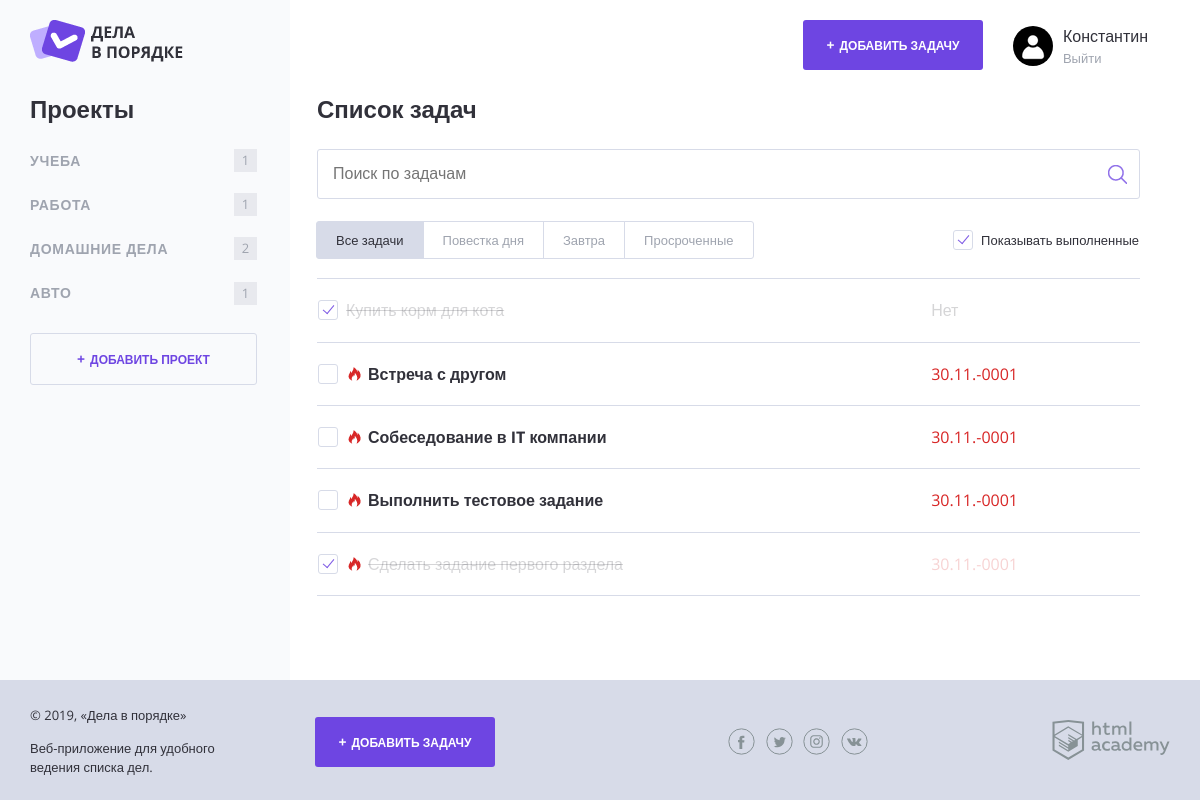
Before: / with the older database file.
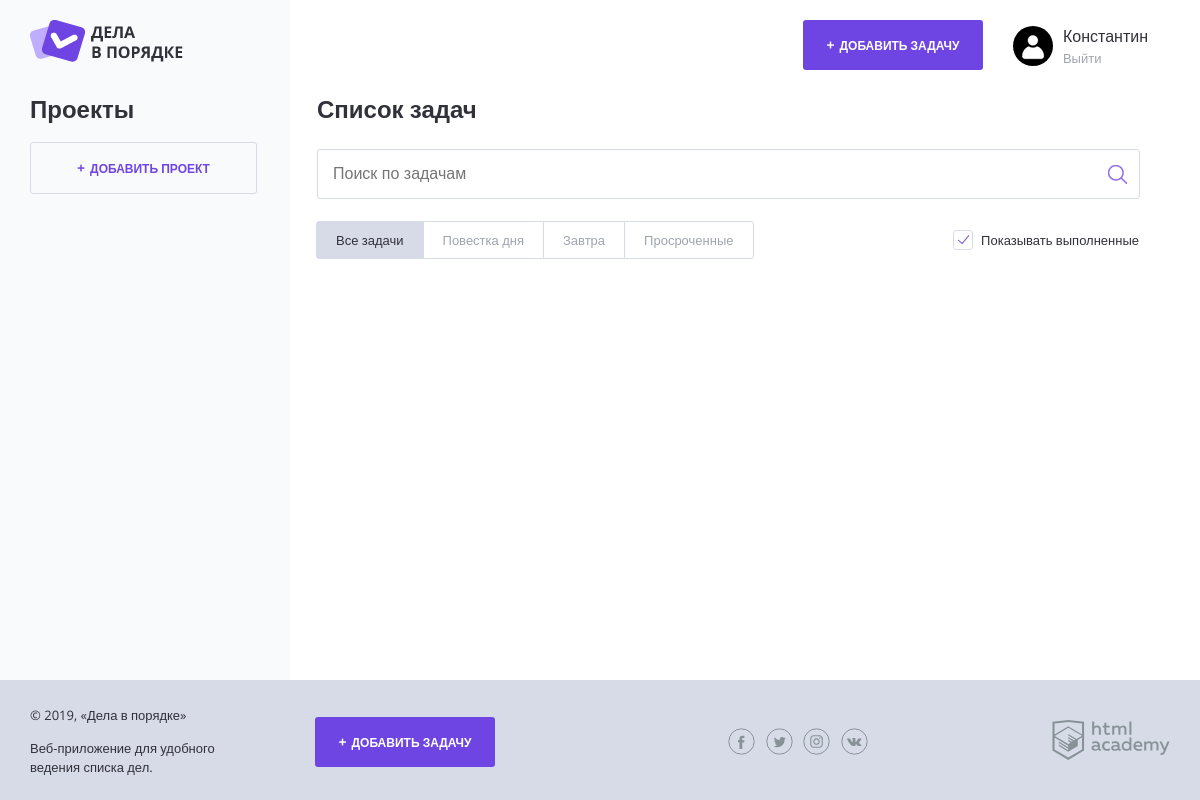
After: the same page with the newer database file.
### tables this page shows
CREATE TABLE tasks (
task_id INT UNSIGNED NOT NULL AUTO_INCREMENT PRIMARY KEY,
create_date DATETIME NOT NULL DEFAULT CURRENT_TIMESTAMP,
execution_date DATETIME,
status TINYINT UNSIGNED DEFAULT 0 NOT NULL,
name VARCHAR(255) NOT NULL,
file VARCHAR(255),
deadline DATETIME,
user_id INT UNSIGNED NOT NULL,
project_id INT UNSIGNED,
FOREIGN KEY (user_id) REFERENCES users (user_id),
FOREIGN KEY (project_id) REFERENCES projects (project_id),
FULLTEXT INDEX name (name)
);

### functions.php (called while the page is built, shortened)
<?php
function include_template($name, $data) {
    $name = 'templates/' . $name;
    extract($data);
    require $name;
    $result = ob_get_clean();
    return $result;
}
function check_time ($execution_date) {
    if ($execution_date === "Нет") {
        return false;
    };
    $task_date = strtotime($execution_date);
    $now = time();
    $date_diff = $task_date - $now;
    $hour_diff = floor($date_diff/3600);
    return true;
}
?>

### templates/index.php (the view, shortened to what this page needs)
<h2 class="content__main-heading">Список задач</h2>
<form class="search-form" action="index.php" method="post">
    <input class="search-form__input" type="text" name="" value="" placeholder="Поиск по задачам">
    <input class="search-form__submit" type="submit" name="" value="Искать">
</form>
<div class="tasks-controls">
    <nav class="tasks-switch">
        <a href="/" class="tasks-switch__item tasks-switch__item--active">Все задачи</a>
        <a href="/" class="tasks-switch__item">Повестка дня</a>
        <a href="/" class="tasks-switch__item">Завтра</a>
        <a href="/" class="tasks-switch__item">Просроченные</a>
    </nav>
    <label class="checkbox">
        <span class="checkbox__text">Показывать выполненные</span>
    </label>
</div>
<table class="tasks">
<?php foreach ($tasks as $key => $value):?>
    <?php if ($value['execution_date'] === null) {
            $value['execution_date'] = "Нет";
        } else {
            $value['execution_date'] = date("d.m.Y", strtotime($value['execution_date']));
        }?>
    <?php if ($show_complete_tasks === 1 or ($show_complete_tasks === 0 and $value["status"] !== "1")):?>
<tr class="tasks__item task <?php if($value["status"] === "1"):?> task--completed <?php endif;?><?php if (check_time($value["execution_date"])): ?>task--important<?php endif;?>">
        <td class="task__select">
            <label class="checkbox task__checkbox">
                <span class="checkbox__text"><?=htmlspecialchars($value["name"]);?></span>
            </label>
        </td>
        <td class="task__date"><?=$value["execution_date"];?></td>
        <td class="task__controls"></td>
    </tr>
    <?php endif; ?>
<?php endforeach; ?>
</table>

### templates/layout.php (shortened to what this page needs)
<!DOCTYPE html>
<html lang="ru">
<head>
    <link rel="stylesheet" href="css/normalize.css">
    <link rel="stylesheet" href="css/style.css">
    <link rel="stylesheet" href="css/flatpickr.min.css">
</head>
<body>
<div class="page-wrapper">
    <div class="container container--with-sidebar">
        <header class="main-header">
            <a href="/">
                <img src="img/logo.png" width="153" height="42" alt="Логотип Дела в порядке">
            </a>
            <div class="main-header__side">
                <a class="main-header__side-item button button--plus open-modal" href="pages/form-task.html">Добавить задачу</a>
                <div class="main-header__side-item user-menu">
                    <div class="user-menu__image">
                        <img src="img/user.png" width="40" height="40" alt="Пользователь">
                    </div>
                    <div class="user-menu__data">
                        <p><?=htmlspecialchars($username)?></p>
                        <a href="#">Выйти</a>
                    </div>
                </div>
            </div>
        </header>
        <div class="content">
            <section class="content__side">
                <h2 class="content__side-heading">Проекты</h2>
                <nav class="main-navigation">
                    <ul class="main-navigation__list">
                    <?php foreach($projects as $key => $value): ?>
                        <li class="main-navigation__list-item">
                            <a class="main-navigation__list-item-link" href="#"><?=htmlspecialchars($value["p_name"]);?></a>
                            <span class="main-navigation__list-item-count"><?= $value["p_count"];?></span>
                        </li>
                    <? endforeach; ?>
                    </ul>
                </nav>
                <a class="button button--transparent button--plus content__side-button"
                   href="pages/form-project.html" target="project_add">Добавить проект</a>
            </section>
            <main class="content__main"><?=$content?></main>
        </div>
    </div>
</div>
<footer class="main-footer">
    <div class="container">
        <div class="main-footer__copyright">
            <p>© 2019, «Дела в порядке»</p>
            <p>Веб-приложение для удобного ведения списка дел.</p>
        </div>
        <a class="main-footer__button button button--plus" href="pages/form-task.html">Добавить задачу</a>
        <div class="main-footer__social social">
            <a class="social__link social__link--facebook" href="#">
            </a>
            <a class="social__link social__link--twitter" href="#">
            </a>
            <a class="social__link social__link--instagram" href="#">
            </a>
            <a class="social__link social__link--vkontakte" href="#">
            </a>
        </div>
        <div class="main-footer__developed-by">
            <a href="https://htmlacademy.ru/intensive/php">
                <img src="img/htmlacademy.svg" alt="HTML Academy" width="118" height="40">
            </a>
        </div>
    </div>
</footer>
</body>
</html>

### index.php (shortened to what this page needs)
<?php
require_once("init.php");
$result = mysqli_query($connect, "SELECT p.name AS p_name, COUNT(t.project_id) AS p_count FROM projects p
    LEFT JOIN tasks t ON t.project_id = p.project_id WHERE p.user_id = 1 GROUP BY t.project_id");
$projects = mysqli_fetch_all($result, MYSQLI_ASSOC);
$result = mysqli_query($connect, "SELECT name, execution_date, status FROM tasks WHERE user_id = 1");
$tasks = mysqli_fetch_all($result, MYSQLI_ASSOC);
$show_complete_tasks = rand(0, 1);
$title = "Дела в порядке";
$username = "Константин";
$content = include_template('index.php', [
    'show_complete_tasks' => $show_complete_tasks,
    'tasks' => $tasks,
]);
$layout = include_template('layout.php', [
    'title' => $title,
    'username' => $username,
    'projects' => $projects,
    'content'=> $content,
    'tasks'=>$tasks
]);
print($layout);
?>

Changed rows visible on the page:
removed tasks: name "Купить корм для кота", execution_date "Нет", status 1 (drawn)
removed tasks: name "Встреча с другом", execution_date "30.11.-0001"
removed tasks: name "Собеседование в IT компании", execution_date "30.11.-0001"
removed tasks: name "Выполнить тестовое задание", execution_date "30.11.-0001"
removed tasks: name "Сделать задание первого раздела", execution_date "30.11.-0001", status 1 (drawn)
Other visible differences:
list line gone: "УЧЕБА 1"
list line gone: "РАБОТА 1"
list line gone: "ДОМАШНИЕ ДЕЛА 2"
list line gone: "АВТО 1"
